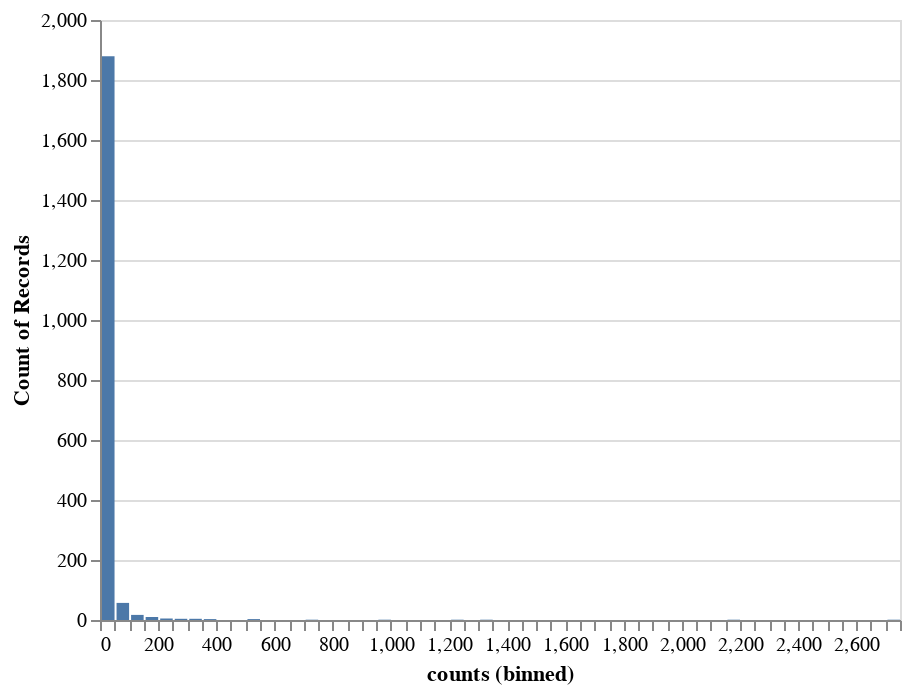

The notebook cell this image was saved under:
### Code cell
alt.Chart(issues_counts).mark_bar().encode(
    alt.X('counts', bin=alt.Bin(maxbins=100)),
    y='count()'
)

### Figure 1 — Vega-Lite specification as saved in the notebook (floating-point values rounded to 4 significant figures; data arrays with more than 128 entries replaced by an {"elided": "..."} marker saying what was removed)
{"config": {"view": {"continuousWidth": 400, "continuousHeight": 300}}, "data": {"name": "data-78fef10b405e794f799c4ebc4bede181"}, "mark": "bar", "encoding": {"x": {"type": "quantitative", "bin": {"maxbins": 100}, "field": "counts"}, "y": {"type": "quantitative", "aggregate": "count"}}, "$schema": "https://vega.github.io/schema/vega-lite/v4.8.1.json", "datasets": {"data-78fef10b405e794f799c4ebc4bede181": {"elided": "1988 records"}}}
